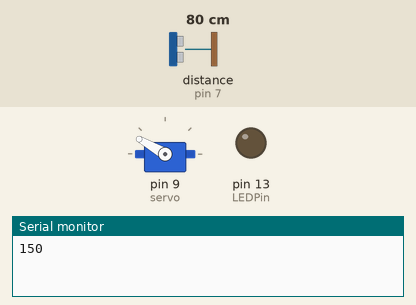
Recording of a sketch running on a simulated Arduino Uno, built with avr-gcc and run on an emulated ATmega328P. On the bench: servo, output pins drawn as LEDs (lit = HIGH), the last lines printed to the serial monitor. Wiring (inferred from the names in the program): ultrasonic range finder: trigger pin 8; echo pin 7. The test bench sets the inputs (shaded band); at power-on: distance to the obstacle (sensor on pin 7) 80 cm. The echo pulse lasts 58.3 µs per cm; pins used as bus, display or sensor lines are not drawn.

Above: at 3.2 s.
3.3 s: distance to the obstacle (sensor on pin 7) set to 9 cm
6.3 s: distance to the obstacle (sensor on pin 7) set to 6 cm
At 8.4 s:
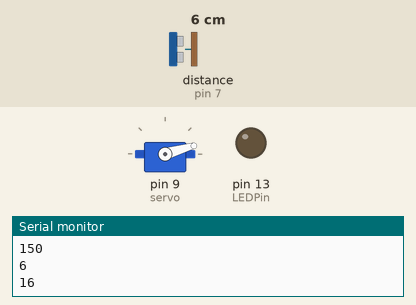
16.2 s: distance to the obstacle (sensor on pin 7) set to 18 cm
At 16.9 s:
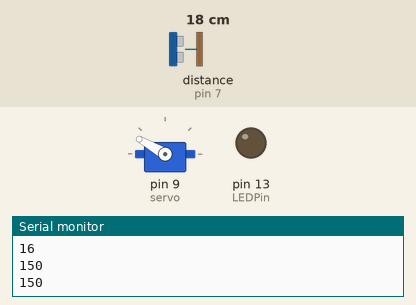
19.2 s: distance to the obstacle (sensor on pin 7) set to 2 cm
At 26.4 s:
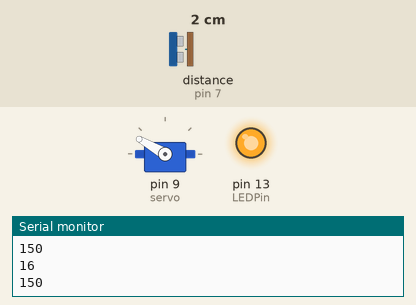
Timing chart, 0 to 26.6 s (numbered marks = the images above; inputs shaded):
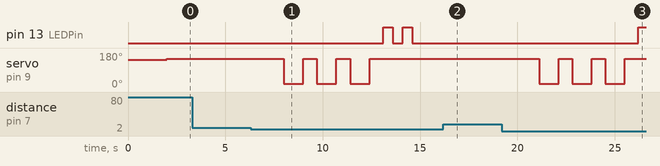

The sketch:

Automatic_soap_dispenser_washliquid.ino
```cpp
/*
program by dimotha 17/4/2020
controls the SG90 servo motor based on the U/S sensor trigger input
The SG90 is assumed to be mounted on the ASD_base and the U/S sensor
on the ASD_lever. The whole assembly shall be mounted on the soap pump.
see project instructions here:
https://dimotha.wordpress.com/automatic-soap-dispenser/

This is the dish washing liquid version of the device
upon trigger:
- 3 doses by the soap pump
- LED blinks twice to confirm dosing operation completed

*/

#include <Servo.h>  // SG90 servomotor driving program

#define echoPin 7   // U/S sensor Echo Pin
#define trigPin 8   // U/S sensor Trigger Pin
#define LEDPin 13   // Onboard LED


Servo servo;
int angle = 145;          // servo test
int maximumRange = 200;   // Maximum range needed U/S sensor
int minimumRange = 0;     // Minimum range needed U/S sensor
long duration, distance;  // Duration used to calculate distance -  U/S sensor

void setup() {

 pinMode(trigPin, OUTPUT);
 pinMode(echoPin, INPUT);
 pinMode(LEDPin, OUTPUT); // Use LED indicator

  servo.attach(9);
  servo.write(angle);
  Serial.begin(9600);
  delay(2000);
}


void loop() {
  digitalWrite(LEDPin, LOW);  // LED starts OFF

  angle=150;                  // servo up angle
  Serial.println(angle);
  servo.write(angle);         // servo/lever up
  delay(2000);

/* The following trigPin/echoPin cycle is used to determine the
 distance of the nearest object by bouncing soundwaves off of it. */
 digitalWrite(trigPin, LOW);
 delayMicroseconds(2);

 digitalWrite(trigPin, HIGH);
 delayMicroseconds(10);

 digitalWrite(trigPin, LOW);
 duration = pulseIn(echoPin, HIGH);

 //Calculate the distance (in cm) based on the speed of sound in air
 distance = duration/58.2;

 if (distance >= maximumRange || distance <= minimumRange){
 /* Send a negative number to computer
 to indicate "out of range" */
 Serial.println("-1");
 }
 else {
 /* Send the distance to the computer using Serial protocol
 to indicate successful reading. */
 Serial.println(distance);

/* when hand is at distance less than 7 cm from the U/S sensor
 * the servomotor will drive 3 pump soap doses. After this sequence
 * the LED will blink for 2 seconds on a 0.5 sec ON / 0.5 sec OFF pattern.
 */
if (distance<7) {         // condition trigger for soap dispensing

for(int i=1; i<4; i++){  // initiate soap dispensing
  angle=16;               // servo down angle
  Serial.println(angle);
  servo.write(angle);     // servo/lever down
  delay(1000);

  angle=150;
  Serial.println(angle);
  servo.write(angle);     // servo/lever back to up position
  delay(700);

}                         //end of soap dispensing


  for(int i=1; i<3; i++){      // Start blinking pattern
   digitalWrite(LEDPin, HIGH);  // LED ON
   delay(500);
   digitalWrite(LEDPin, LOW);   // LED OFF
   delay(500);
}
}
}

}
```

Measured:
- the behaviour switches between 8 and 7 cm on distance to the obstacle (sensor on pin 7) (found by bisection; images 0 and 1)
- after the input at 6.3 s, pin 13 (LEDPin): alternates HIGH for 0.50 s and LOW for 0.50 s, 4 changes in all, then stays LOW, starting after 6.8 s; servo on pin 9 (servo): alternates 150° for 0.70 s and 16° for 1.0 s, 6 changes in all, then stays 150°, starting after 1.7 s
- after the input at 16.2 s, servo on pin 9 (servo): stays 150° (without the input it goes to 16° after 0.91 s)
- after the input at 19.2 s, pin 13 (LEDPin): LOW → HIGH after 7.0 s; servo on pin 9 (servo): alternates 150° for 0.70 s and 16° for 1.0 s, starting after 1.9 s
